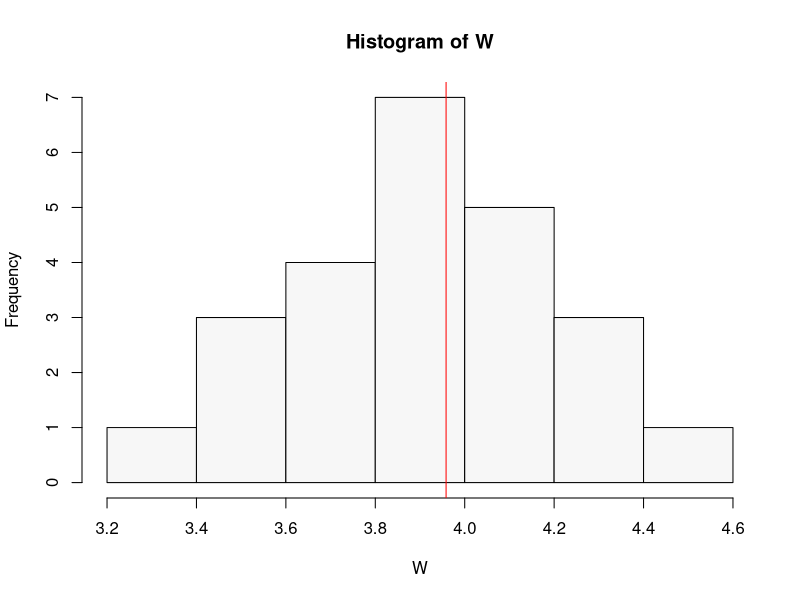
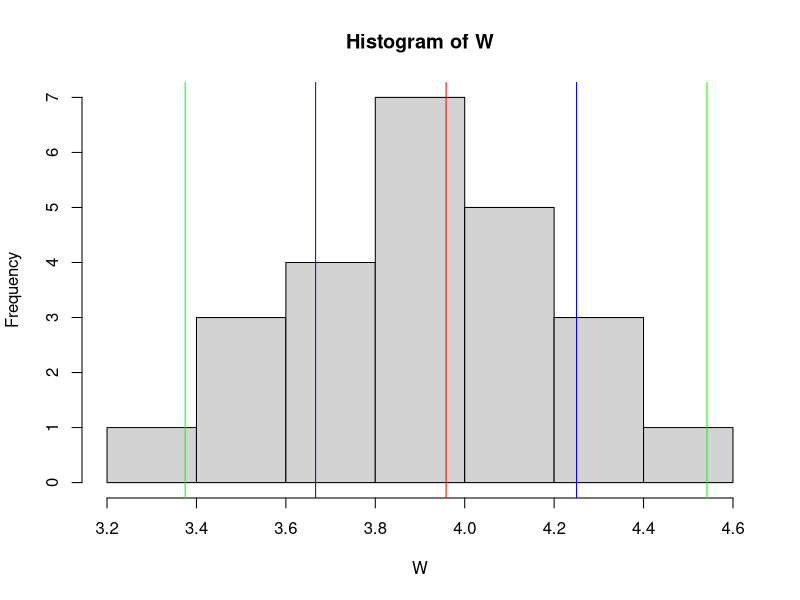
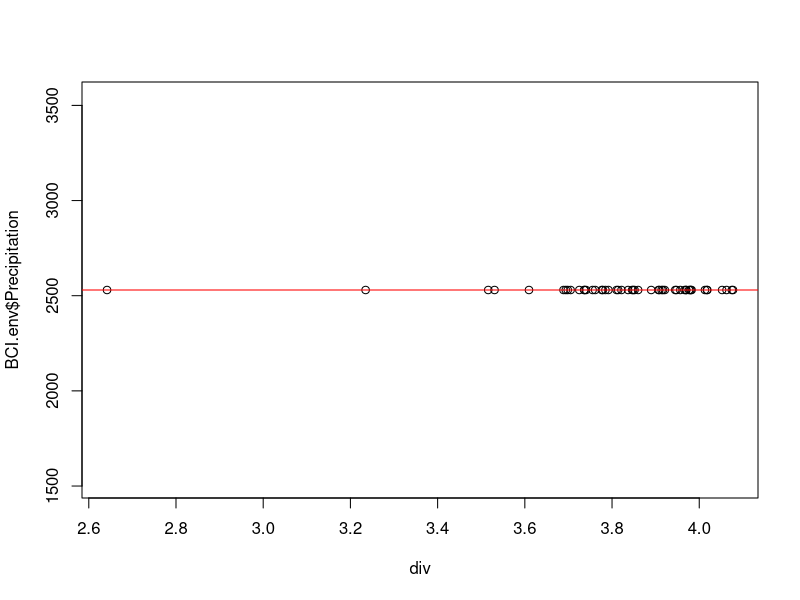
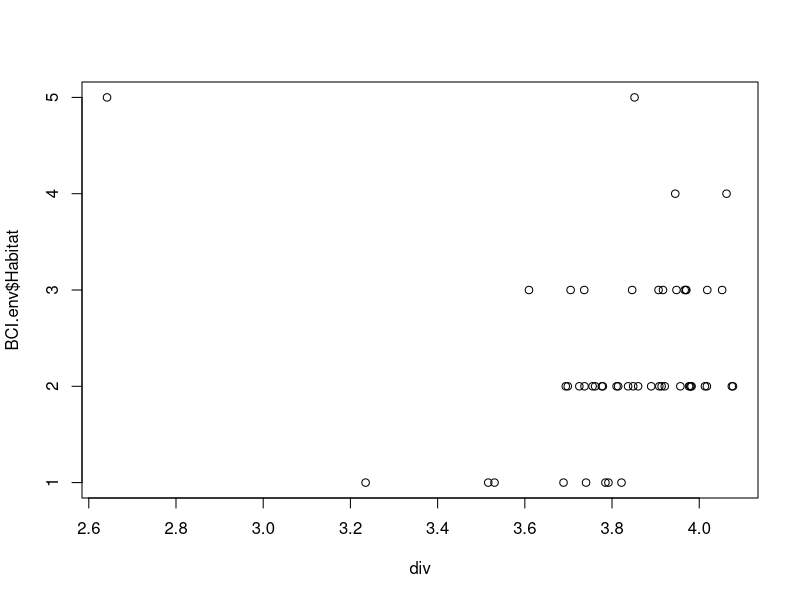

Reproduce these figures in R, in order.
## ---- chunk 1
knitr::opts_chunk$set(echo = TRUE)
suppressPackageStartupMessages(require(knitr))
suppressPackageStartupMessages(require(kableExtra))
suppressPackageStartupMessages(library(dplyr))
suppressPackageStartupMessages(library(ggplot2))
suppressPackageStartupMessages(library(vegan))
## ---- chunk 2
W <- c(3.3,3.5,3.6,3.6,3.7,3.8,
       3.8,3.8,3.9,3.9,3.9,4.0,
       4.0,4.0,4.0,4.1,4.1,4.1,
       4.2,4.2,4.3,4.3,4.4,4.5)
## ---- chunk 3
sum(W)
## ---- chunk 4
mean(W)
## ---- chunk 5
ma <-  function(vector){
  N = length(vector)
  ma = sum(vector)/N
  return(ma)
}
ma(W)
## ---- chunk 6
hist(W, col = "gray97")
abline(v=mean(W), col="red")
## ---- chunk 7
sort(W)
## ---- chunk 8
median(W)
## ---- chunk 9
table(W)
## ---- chunk 10
moda <- function(x) {
  uniqv <- unique(x)
  uniqv[which.max(tabulate(match(x, uniqv)))]
}
moda(W)

## ---- chunk 11
max(W) - min(W)
## ---- chunk 12
range(W) 
## ---- chunk 13

quantile(W)

## ---- chunk 14
quantile(W, probs = c(0.05, 0.25, 0.5, 0.75, 0.95)) #
## ---- chunk 15
quantile(W, 0.75) - quantile(W, 0.25)
## ---- chunk 16
quantile(W)[4] - quantile(W)[2]

## ---- chunk 17
var(W)
## ---- chunk 18
W <- c(3.3,3.5,3.6,3.6,3.7,3.8,
       3.8,3.8,3.9,3.9,3.9,4.0,
       4.0,4.0,4.0,4.1,4.1,4.1,
       4.2,4.2,4.3,4.3,4.4,4.5)
## ---- chunk 19
sd(W)

## ---- chunk 20
# graficar la +- 1 DE y +- 2 DE en un histograma?
hist(W)
abline(v=mean(W), col='red')

## +- 1 DE ---------------------------------------------------------------
abline(v=mean(W)+sd(W), col='blue')
abline(v=mean(W)-sd(W), col='blue')

## +- 2 DE ---------------------------------------------------------------
abline(v=mean(W)+sd(W)*2, col='green')
abline(v=mean(W)-sd(W)*2, col='green')
## ---- chunk 21
sd(W) / mean(W) * 100
## ---- chunk 22
especies   <- c('a','b','c','d','e','f')
frecuencia <- c(44,3,28,12,2,8)
data <- data.frame(especies, frecuencia)


kable_styling(
              kable(data, digits = 3, row.names = FALSE, align = "c",
              caption = NULL, format = "html"),
        bootstrap_options = c("striped", "hover", "condensed"),
        position = "center", full_width = FALSE) 

## ---- chunk 23
especies   <- c('a','b','c','d','e','f')
frecuencia <- c(44,3,28,12,2,8)

# funcion manual para vector de 1D
diversidad <- function(x){
  x <- x/(total <- sum(x)) # Proporcion de cada especie
  x <- -x * log(x, exp(1)) 
  H <- sum(x, na.rm = TRUE)
  H
}

## ---- chunk 24
diversidad(frecuencia)
## ---- chunk 25
especies   <- c('a','b','c','d','e','f')
frecuencia <- c(44,3,28,12,2,8)
data <- data.frame(especies, frecuencia)


kable_styling(
              kable(data, digits = 3, row.names = FALSE, align = "c",
              caption = NULL, format = "html"),
        bootstrap_options = c("striped", "hover", "condensed"),
        position = "center", full_width = FALSE) 

## ---- chunk 26
library(vegan)
diversity(frecuencia) 

## ---- chunk 27
data(BCI)
data(BCI.env)
## ---- chunk 28
#### Diversity  ---------------------------------------------------------
div <- diversity(BCI)
div
## ---- chunk 29
# analizar gradientes entre diversidad y variables
plot(x = div, y = BCI.env$Precipitation)
abline(h=2530, col="red")

## ---- chunk 30
plot(x = div, y = BCI.env$Habitat)
